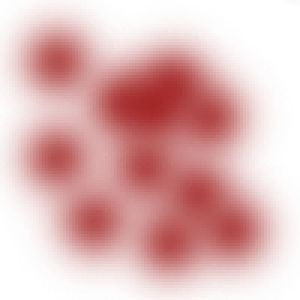
#> input picture blod.png, 100 x 100 px, given in place of bg1.png, which was not available (shown 3 times larger)
$ python lag_knapper.py
#> lines starting #> are read from the running program, lines starting #| are printed output that depends on the picture; pictures that were not available may be replaced by others from this repository, and a replacement may not be noted
#!/usr/bin/env python3
"""
Lager knapper og steiner i samme stil som de som finnes (2026-09-28).

Kjør fra roten av repoet:   python3 Util/knapper/lag_knapper.py

- Knappene tar pausemenuresume.png, fjerner teksten og skriver ny tekst
  med samme farge og en fet antikva (Liberation Serif Bold, som ligner
  skriften i de gamle knappene). De lagres i dobbel oppløsning og vises
  i 109 x 45 som de andre.
- Steinen "Controls" på startskjermen lages av storyknapp.png: teksten
  males over med steinfargen rundt, og ny tekst risses inn skrått som i
  "Story", "Games" og "Settings".
"""
import numpy as np
from PIL import Image, ImageDraw, ImageFont, ImageFilter

SERIF = "/usr/share/fonts/truetype/liberation/LiberationSerif-Bold.ttf"
DEJAVU = "/usr/share/fonts/truetype/dejavu/DejaVuSerif-Bold.ttf"

KNAPPER = {
    "pausemenucontrols.png": "Controls",
    "knapp_hoydehopp.png": "High jump",
    "knapp_lengdehopp.png": "Long jump",
    "knapp_100m.png": "100 m",
    "knapp_start.png": "Start",
    "knapp_opp.png": "Bar up",
    "knapp_ned.png": "Bar down",
    "knapp_igjen.png": "Again",
    "knapp_games.png": "Games",
    "knapp_ok.png": "OK",
}


# [68 lines left out: functions tom_knapp, knapp, stein, not called in this run]


def meny_bakgrunn():
    """Startskjermens fem lag (bg1-bg5) lagt oppå hverandre i ett lite
    bilde, til sider som skal se ut som startskjermen uten å laste fem
    bilder på 5760 x 3240."""
    ut = Image.open("background/bg1.png").convert("RGBA").resize((1600, 900), Image.LANCZOS)
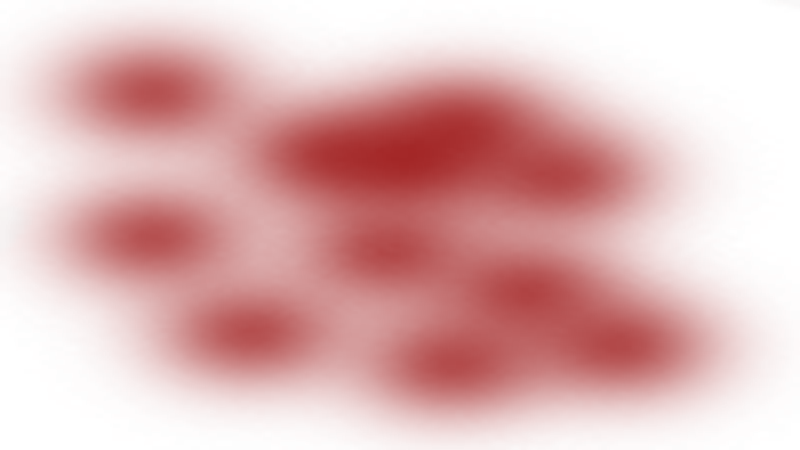
#> ut: PIL image 1600x900 RGBA (shown at 1/2 size); mean R, G, B, A 139.9, 5.7, 5.6, 74.5; transparent parts drawn white
    for navn in ("bg2.png", "bg3.png", "bg4.png", "bg5.png"):
        ut.alpha_composite(Image.open(navn).convert("RGBA").resize((1600, 900), Image.LANCZOS))
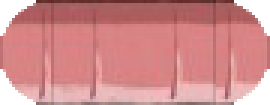
#> input picture del1.png, 90 x 35 px, given in place of bg2.png, which was not available (shown 3 times larger)
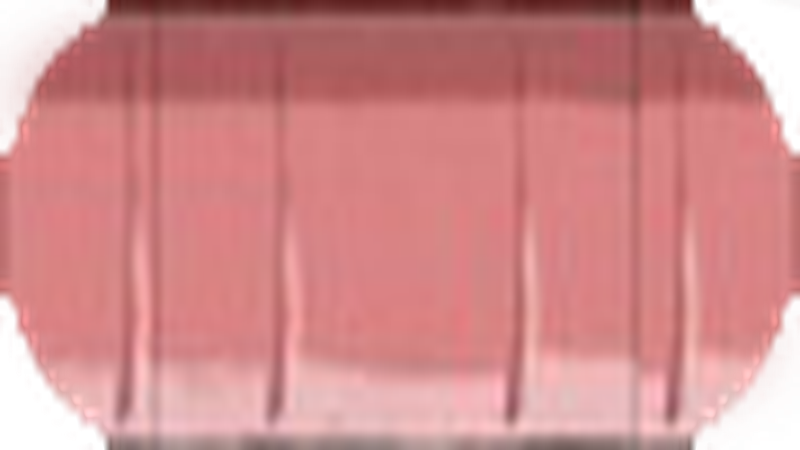
#> ut: PIL image 1600x900 RGBA (shown at 1/2 size); mean R, G, B, A 196.6, 120.7, 121.5, 233.8; transparent parts drawn white
    return ut.convert("RGB")


# [58 lines left out: functions periodisk, arena_bakgrunn, not called in this run]


def main():
    meny_bakgrunn().save("meny_bg.jpg", quality=88)
    print("meny_bg.jpg")
    arena_bakgrunn().save("arena_bg.jpg", quality=88)
    print("arena_bg.jpg")
    for navn, tekst in KNAPPER.items():
        knapp(tekst).save(navn, optimize=True)
        print(navn)
    stein("storyknapp.png", "Controls", 12).save("controlsknapp.png", optimize=True)
    print("controlsknapp.png")


if __name__ == "__main__":
#> (the run stopped early here; a loop or call above may not have finished)
